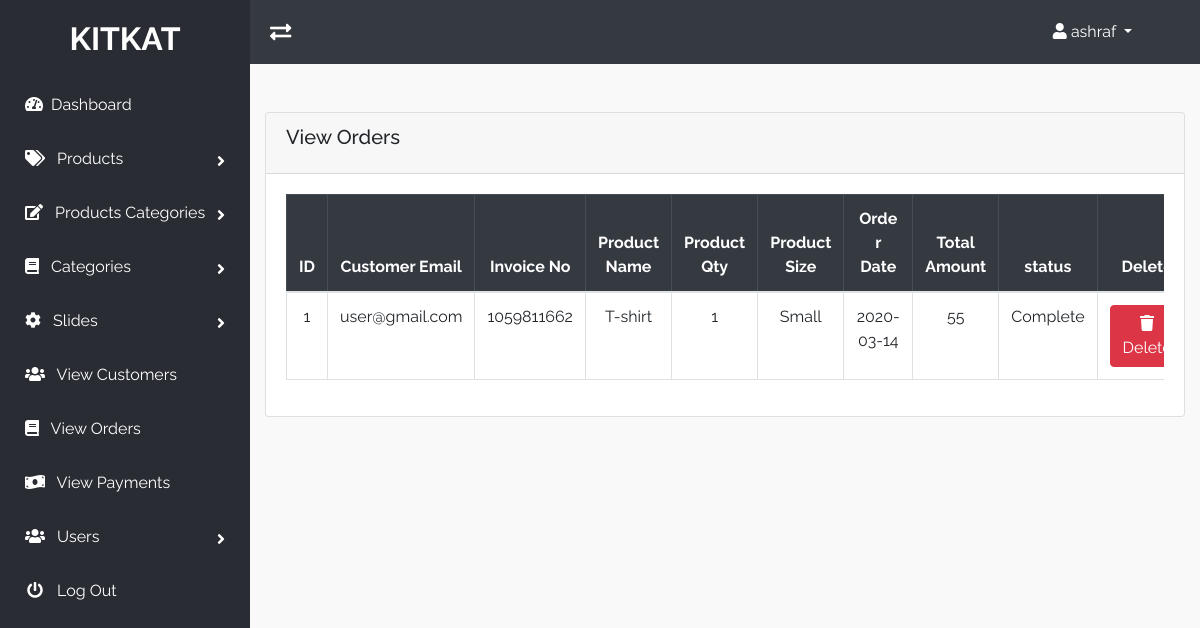
/admin_area/index.php?view_orders (signed in), run on the app's committed database.
### tables this page shows
CREATE TABLE `padding_orders` (
  `order_id` int(10) NOT NULL,
  `customer_id` int(10) NOT NULL,
  `invoice_no` int(10) NOT NULL,
  `product_id` text NOT NULL,
  `qty` int(10) NOT NULL,
  `size` text NOT NULL,
  `order_status` text NOT NULL
);

CREATE TABLE `customers` (
  `customer_id` int(10) NOT NULL,
  `customer_name` varchar(255) NOT NULL,
  `customer_email` varchar(255) NOT NULL,
  `customer_pass` varchar(255) NOT NULL,
  `customer_country` text NOT NULL,
  `customer_city` text NOT NULL,
  `customer_contact` varchar(255) NOT NULL,
  `customer_address` text NOT NULL,
  `customer_image` text NOT NULL,
  `customer_ip` varchar(100) NOT NULL
);

CREATE TABLE `products` (
  `product_id` int(10) NOT NULL,
  `p_cat_id` int(10) NOT NULL,
  `cat_id` int(10) NOT NULL,
  `date` timestamp NOT NULL DEFAULT current_timestamp() ON UPDATE current_timestamp(),
  `product_title` text NOT NULL,
  `product_img1` text NOT NULL,
  `product_img2` text NOT NULL,
  `product_img3` text NOT NULL,
  `product_price` int(10) DEFAULT NULL,
  `product_keywords` text NOT NULL,
  `product_desc` text NOT NULL
);

CREATE TABLE `customer_orders` (
  `order_id` int(10) NOT NULL,
  `customer_id` int(10) NOT NULL,
  `due_amount` int(100) NOT NULL,
  `invoice_no` int(100) NOT NULL,
  `qty` int(10) NOT NULL,
  `size` text NOT NULL,
  `order_date` date NOT NULL,
  `order_status` text NOT NULL
);

### admin_area/view_orders.php (the view)
<?php
if(!isset($_SESSION['admin_email'])){
    echo"<script>window.open('login.php','_self')</script>";
}else {
?>
    <div class="content">
        <div class="card">
            <div class="card-header">
                <h5 class="card-title">View Orders</h5>
            </div>
            <div class="card-body">
                <div class="table-responsive">
                    <table class="table table-bordered ">
                        <thead class='table-dark'>
                            <tr class='text-center'>
                                <th>ID</th>
                                <th>Customer Email</th>
                                <th>Invoice No</th>
                                <th>Product Name</th>
                                <th>Product Qty</th>
                                <th>Product Size</th>
                                <th>Order Date</th>
                                <th>Total Amount</th>
                                <th>status</th>
                                <th>Delete</th>
                            </tr>
                        </thead>
                        <tbody>
                            <?php
                                $get_order = "SELECT * FROM padding_orders";
                                $stmt = $con->query($get_order);
                                $orders = $stmt->fetchAll(PDO::FETCH_CLASS);
                                foreach($orders as $order) {
                                    $order_id       = $order->order_id;
                                    $customer_id    = $order->customer_id;
                                    $invoice_no     = $order->invoice_no;
                                    $product_id     = $order->product_id;
                                    $qty            = $order->qty;
                                    $size           = $order->size;
                                    $order_status   =$order->order_status;
                                            $get_c_email = "SELECT customer_email FROM customers where customer_id = '$customer_id' ";
                                            $stmt = $con->query($get_c_email);
                                            $run_c_email = $stmt->fetchAll(PDO::FETCH_CLASS);
                                            foreach($run_c_email as $customer_email ) {
                                                $c_email = $customer_email->customer_email;
                                            }
                                            $get_p_name_price = "SELECT product_title,product_price FROM products where product_id = '$product_id' ";
                                            $stmt = $con->query($get_p_name_price);
                                            $run_p_name_price = $stmt->fetchAll(PDO::FETCH_CLASS);
                                            foreach($run_p_name_price as $pro_name_price ) {
                                                $p_name = $pro_name_price->product_title;
                                                $p_price = $pro_name_price->product_price;
                                            }
                                            $get_order_date = "SELECT order_date FROM customer_orders where order_id = '$order_id' ";
                                            $stmt = $con->query($get_order_date);
                                            $run_order_date = $stmt->fetchAll(PDO::FETCH_CLASS);
                                            foreach($run_order_date as $orders_date ) {
                                                $order_date = $orders_date->order_date;
                                            }
                                    $total_amount = $p_price * $qty;
                                    echo "
                                            <tr class='text-center'>
                                                <td>$order_id</td>
                                                <td>$c_email</td>
                                                <td>$invoice_no</td>
                                                <td>$p_name</td>
                                                <td>$qty</td>
                                                <td>$size</td>
                                                <td>$order_date</td>
                                                <td>$total_amount</td>
                                                <td>$order_status</td>
                                                <td >
                                                    <a class='btn btn-danger' href='index.php?delete_order=$order_id'>
                                                        <i class='fas fa-trash'></i> Delete
                                                    </a>
                                                </td>
                                            </tr>
                                        ";
                                }
                            ?>
                        </tbody>
                    </table>
                </div>
            </div>
        </div>
    </div>
<?php
    }
?>

### admin_area/includes/nav.php (shortened to what this page needs)
<div class="header navbar bg-dark">
    <i class="fas fa-exchange-alt fa-lg toggle-sidebar"></i>
    <ul class="list-unstyled m-0 mr-5">
        <li class="dropdown">
            <a href="#" class="dropdown-toggle" data-toggle="dropdown">
                <i class="fa fa-user"></i> <?php echo $admin_name ?> <b class="caret"></b>
            </a>
        </li>
    </ul>
</div>

### admin_area/css/style.css (style rules this page uses)
body { font-family:'Raleway', sans-serif;background:#ffffff }
h1,h2,h3,h4,h5,h6,p,span { font-family:'Raleway', sans-serif }
a { text-decoration:none !important;color:#000;-webkit-transition:.3s;transition:.3s }
.btn { cursor:pointer }
.header { background:#292c33;padding:20px }
.header .toggle-sidebar { cursor:pointer;color:#FFF }
.header .dropdown-toggle { color:#FFF }

### data on the page
padding_orders: order_id "1", customer.customer_email "user@gmail.com", invoice_no "1059811662", product.product_title "T-shirt", qty "1", size "Small", customer_orders.order_date "2020-03-14", product.product_price "55", order_status "Complete"

### other printed values
$admin_name "ashraf"
